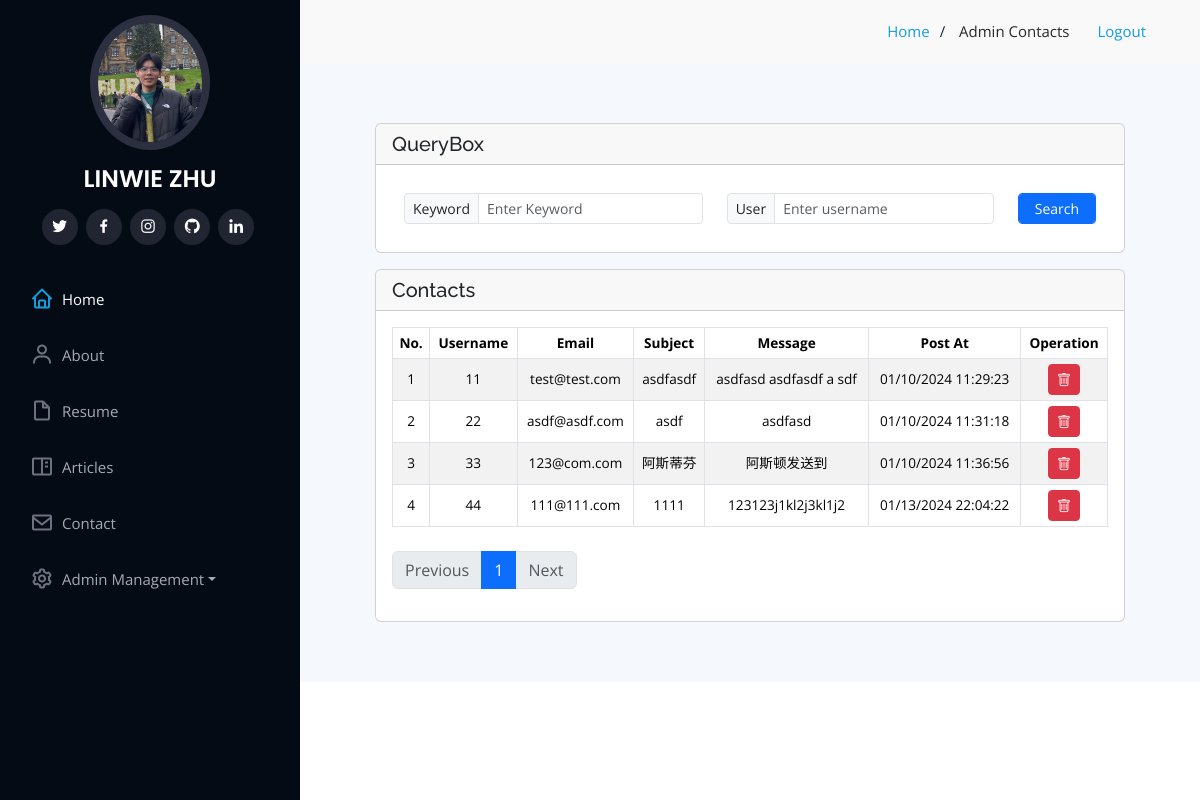
/admin_contacts (signed in), run on the app's committed database.
### models.py (models this page shows)
class Contact(db.Model):
    __tablename__ = 'contact'
    id = db.Column(db.Integer, primary_key=True)
    username = db.Column(db.String(100))
    email = db.Column(db.String(60), unique=True)
    subject = db.Column(db.String(300))
    message = db.Column(db.String(1000))
    post_dt = db.Column(db.DateTime, default=datetime.now)

### app.py (the view)
@app.route('/admin_contacts', defaults={'page':1})
@app.route('/admin_contacts/<int:page>')
@require_login
@require_admin
def admin_contacts(page):
    try:
        keyword = request.args.get('keyword')
        username = request.args.get('username')
        allquery = Contact.query
        if keyword:
            allquery = allquery.filter(Contact.message.ilike(f"%{keyword}%"))
        if username:
            allquery = allquery.filter(Contact.username.ilike(f"%{username}%"))
        paginate = allquery.order_by(Contact.id).paginate(page=page, per_page=app.config["PER_PAGE"], error_out=False)
        return render_template('admin_contacts.html', contacts = paginate.items, paginate=paginate)
    except Exception as e:
        print(e)
        flash('No contact to show, please wait...')
        return render_template('admin_contacts.html', contacts=[])

### app.py (called while the page is built)
@app.context_processor
def inject_category():
    CATEGORYS = ['Sport','Music', 'News', 'Travel', 'Technical']
    return dict(CATEGORYS = CATEGORYS)

### comUtils.py (called while the page is built)
def require_login(func):
    @wraps(func)
    def inner_func(*args, **kwargs):
        if not 'username' in session:
            flash('Please login firstly!', 'danger')
            return redirect(url_for('login'))
        return func(*args, **kwargs)
    return inner_func

def require_admin(func):
    @wraps(func)
    def inner_func(*args, **kwargs):
        if session.get('admin') != 1:
            flash("You don't have admin priviledge!", 'danger')
            return redirect(url_for('login'))
        return func(*args, **kwargs)
    return inner_func

### templates/admin_contacts.html (shortened to what this page needs)
{% extends "base.html" %}
{% from '_macro.html' import my_paginate %}
{% block pageheader %}
Admin Contacts
{% endblock %}
{% block content %}
<div class="row">
    <div class="col-12">
        <div class="card">
            <div class="card-header">
                <h5 class="card-title mb-0">QueryBox</h5>
            </div>
            <div class="card-body">
                <form>
                    <table class="table tbquery">
                        <tr>
                            <td>
                                <div class="input-group input-group-sm">
                                    <span class="input-group-text">Keyword</span>
                                    <input class="form-control" type="text" name="keyword" placeholder="Enter Keyword">
                                </div>
                            </td>
                            <td>
                                <div class="input-group input-group-sm">
                                    <span class="input-group-text">User</span>
                                    <input class="form-control" type="text" name="username" placeholder="Enter username">
                                </div>
                            </td>
                            <td>
                                <div class="input-group input-group-sm">
                                    <button class="btn btn-primary form-control" type="submit">Search</button>
                                </div>
                            </td>
                        </tr>
                    </table>
                </form>
            </div>
        </div>
    </div>
</div>
<div class="row mt-3">
    <div class="col-12">
        <div class="card">
            <div class="card-header">
                <h5 class="card-title mb-0 float-left">Contacts</h5>
            </div>
            <div class="card-body">
                {% if contacts %}
                <table class="table table-striped table-bordered table-inverse tbresult " cellpadding="0" cellspacing="0">
                    <thead class="thead-inverse">
                        <tr class="text-center">
                            <th> No. </th>
                            <th> Username </th>
                            <th> Email </th>
                            <th> Subject </th>
                            <th> Message</th>
                            <th> Post At </th>
                            <th> Operation </th>
                        </tr>
                    </thead>
                    <tbody class="y-auto">
                        {% for contact in contacts %}
                        <tr class="text-center">
                            <td>{{ loop.index }}</td>
                            <td> {{ contact.username }} </td>
                            <td> {{ contact.email }} </td>
                            <td> {{ contact.subject}}  </td>
                            <td> {{ contact.message}}  </td>
                            <td> {{contact.post_dt.strftime('%m/%d/%Y %H:%M:%S')}} </td>
                            <td>
                                <div class="btn-group">
                                <a class="btn btn-sm btn-danger" href="/admin_delcontact/{{contact.id}}" role="button"><i class="bi bi-trash"></i></a>
                                </div>
                            </td>
                        </tr>
                        {% endfor %}
                    </tbody>
                </table>
                {% if paginate %}
                  {{ my_paginate(paginate, 'admin_contacts') }}
                {% endif %}
                {% else %}
                <p>No records to display！</p>
                {% endif %}
            </div>
        </div>
    </div>
</div>
{% endblock %}

### static/assets/css/style.css (style rules this page uses)
body { font-family: "Open Sans", sans-serif; color: #272829; }
a { color: #149ddd; text-decoration: none; }
h1, h2, h3, h4, h5, h6 { font-family: "Raleway", sans-serif; }

### static/assets/css/custum.css (style rules this page uses)
.tbquery, .table { margin-bottom: 0 !important; }
.tbquery td, .tbquery th { padding: 0.75rem; vertical-align: top; border-top: none !important; border-bottom-width: 0 !important; font-size: .75rem; }
.tbresult td, .tbresult th { font-size: .85rem; padding: 5px 5px !important; vertical-align: middle; }

### data on the page
Contact: username "11", email "test@test.com", subject "asdfasdf", message "asdfasd asdfasdf a sdf", post_dt "01/10/2024 11:29:23"
Contact: username "22", email "asdf@asdf.com", subject "asdf", message "asdfasd", post_dt "01/10/2024 11:31:18"
Contact: username "33", email "123@com.com", subject "阿斯蒂芬", message "阿斯顿发送到", post_dt "01/10/2024 11:36:56"
Contact: username "44", email "111@111.com", subject "1111", message "123123j1kl2j3kl1j2", post_dt "01/13/2024 22:04:22"

### other printed values
{{ page }} "1"
